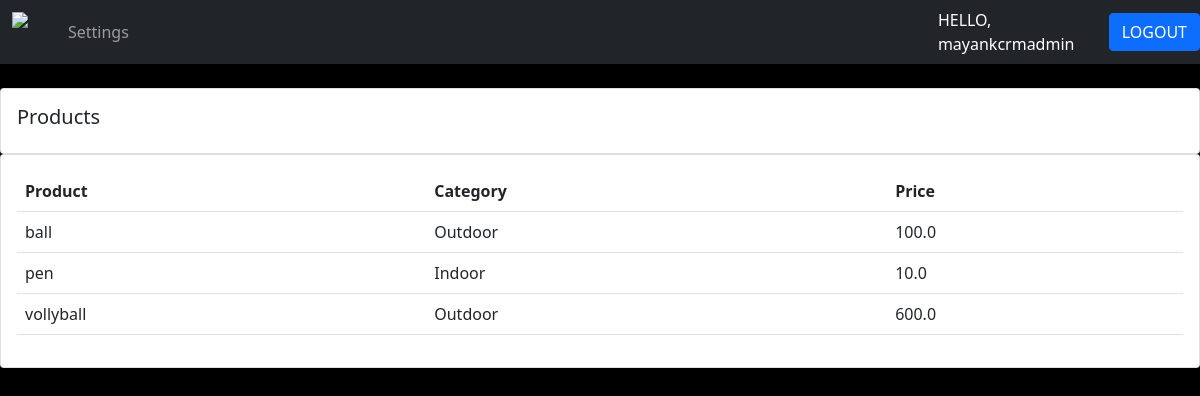
Screenshot of /products/ (signed in) with the database file from the repository.
### accounts/models.py (models this page shows, shortened)
class Product(models.Model):
    CATEGORY = (
        ('Indoor', 'Indoor'),
        ('Outdoor', 'Outdoor'),
        )
    name = models.CharField(max_length=200)
    price= models.FloatField(null=True)
    category = models.CharField(max_length=200,null=True, choices=CATEGORY)
    description = models.CharField(max_length=200,null=True)
    date_created = models.DateTimeField(max_length=200,null=True)
    tags = models.ManyToManyField(Tag)

### accounts/decorators.py (the view)
		def wrapper_func(request, *args, **kwargs):
			group = None
			if request.user.groups.exists():
				group = request.user.groups.all()[0].name
			if group in allowed_roles:
				return view_func(request, *args, **kwargs)
			else:
				return HttpResponse('You are not authorized to view this page')

### accounts/views.py (called while the page is built)
@login_required(login_url='login')
@allowed_users(allowed_roles=['admin'])
def products(request):
    product = Product.objects.all()
    return render(request,'accounts/products.html',{'product':product})

### accounts/templates/accounts/products.html
{% extends 'accounts/base.html' %}
{% block content %}
		<br>
		<div class="row">
			<div class="col-md">
				<div class="card card-body">
					<h5>Products</h5>
				</div>
				<div class="card card-body">
					<table class="table">
						<tr>
							<th>Product</th>
							<th>Category</th>
							<th>Price</th>
						</tr>
						{% for i in product  %}
						 	<tr>
									<td>{{i.name}}</td>
									<td>{{i.category}}</td>
									<td>{{i.price}}</td>
							</tr>
						{% endfor %}
					</table>
				</div>
			</div>
		</div>
{% endblock content %}

### accounts/templates/accounts/navbar.html (shortened to what this page needs)
{% load static %}
<nav class="navbar navbar-expand-lg navbar-dark bg-dark">
  <div class="container-fluid">
    <img src="{%static 'images/logo.png' %}" alt="CRM">
    <div class="collapse navbar-collapse" id="navbarNav">
      <ul class="navbar-nav">
        {% if requet.user.is_staff %}
                  <li class="nav-item">
                    <a class="nav-link" href="{%url 'home'%}">DashBoard</a>
                  </li>
                  <li class="nav-item">
                    <a class="nav-link" href="{%url 'products'%}">Products</a>
                  </li>
              {% else %}
                 <li class="nav-item">
                   <a class="nav-link" href="{%url 'account'%}">Settings</a>
                 </li>
        {% endif %}
      </ul>
    </div>
  </div>
  <span id = "msg">HELLO,   {{request.user}}</span>
  <span><a href="{%url 'logout' %}"  class = "btn btn-primary"> LOGOUT </a></span>
</nav>

### accounts/templates/accounts/base.html (style rules this page uses)
body { background-color: black }

### accounts/templates/accounts/navbar.html (style rules this page uses)
#msg { color:white; margin-right:20px; }

### rows the page displays
Product: name "ball", category "Outdoor", price "100.0"
Product: name "pen", category "Indoor", price "10.0"
Product: name "vollyball", category "Outdoor", price "600.0"

### other values shown
{{ request.user }} "mayankcrmadmin"
